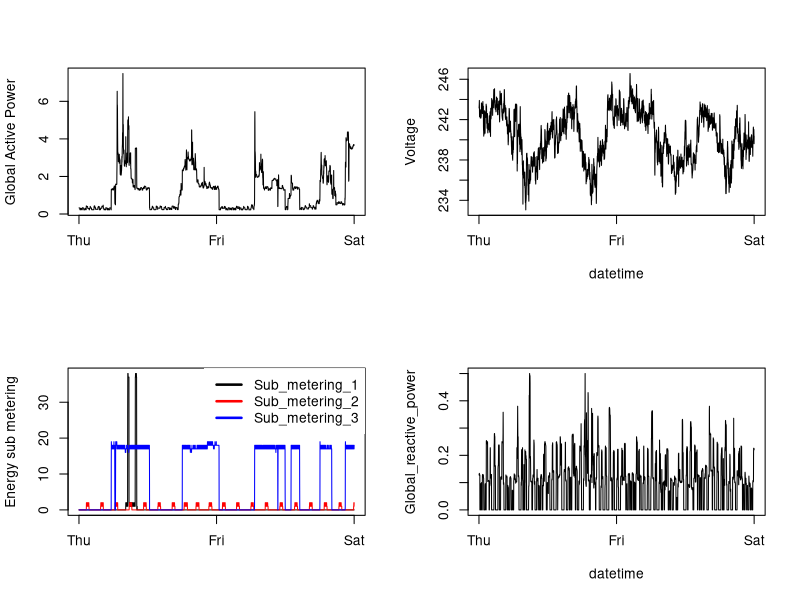

Recreate this plot in R.
# change the working dir to your own
setwd('/Users/iLeo/moocs/Coursera-Data-Science/Exploratory-Data-Analysis/ExData_Plotting1')

# data has been already properly subsetted, we can just load them
data <- read.csv('data.csv', sep=';')

# open the device
png("plot4.png", width=480, height=480)

par(mfrow=c(2,2))

plot(data$Global_active_power, type="l", xaxt="n", ylab="Global Active Power", xlab="")

axis(1, at=c(0, table(data$Date)[[2]], nrow(data)), labels=c('Thu', 'Fri', 'Sat'))

plot(data$Voltage, type="l", xaxt="n", ylab="Voltage", xlab="datetime")

axis(1, at=c(0, table(data$Date)[[2]], nrow(data)), labels=c('Thu', 'Fri', 'Sat'))

plot(data$Sub_metering_1, type="l", xaxt="n", xlab="", ylab="Energy sub metering")

lines(data$Sub_metering_2, type="l", col="red")
lines(data$Sub_metering_3, type="l", col="blue")
axis(1, at=c(0, table(data$Date)[[2]], nrow(data)), labels=c('Thu', 'Fri', 'Sat'))
legend(x="topright", # places a legend at the appropriate place 
       box.lwd=0,
       c("Sub_metering_1","Sub_metering_2", "Sub_metering_3"), # puts text in the legend 
       lty=c(1,1,1), # gives the legend appropriate symbols (lines)
       lwd=c(2.5,2.5,2.5),col=c("black", "red","blue")) # gives the legend lines the correct color and width


plot(data$Global_reactive_power, type="l", xaxt="n", xlab="datetime", ylab="Global_reactive_power")
axis(1, at=c(0, table(data$Date)[[2]], nrow(data)), labels=c('Thu', 'Fri', 'Sat'))


#close the device
dev.off()

